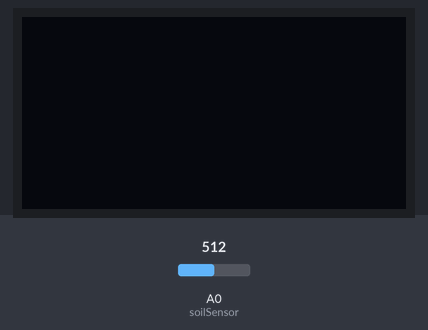
A program run on a simulated Arduino Uno, built for the host (arithmetic inside an expression is 32-bit, double 64-bit). On the bench: 128×64 one-colour display. Inputs (shaded band) come from the test bench; at power-on: A0 (soilSensor) = 512. What the program prints to the serial monitor is not drawn.

Above: at 5.8 s.
5.9 s: A0 (soilSensor) set to 487
16.5 s: A0 (soilSensor) set to 462
At 21.4 s:
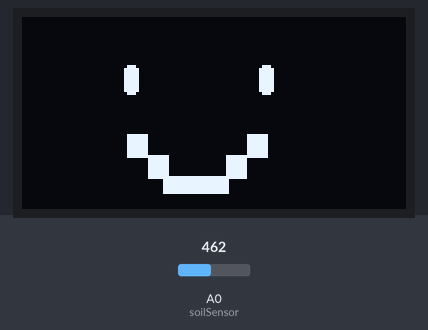
22.5 s: A0 (soilSensor) set to 357
28.5 s: A0 (soilSensor) set to 340
At 30.9 s:
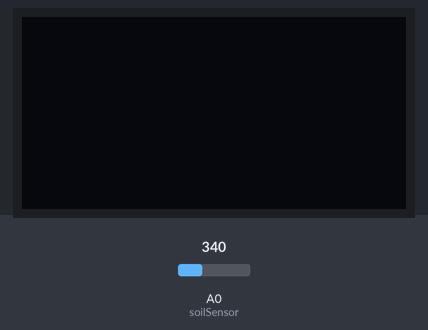
34.5 s: A0 (soilSensor) set to 360
At 35.7 s:
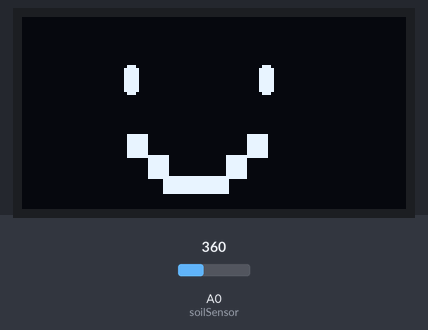
40.5 s: A0 (soilSensor) set to 306
At 46.4 s:
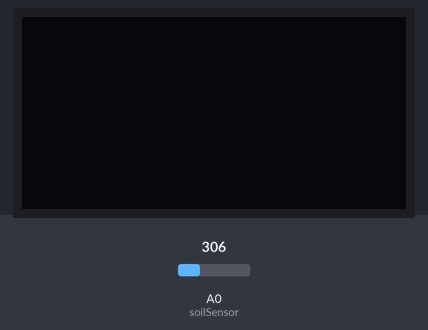
Timing chart, 0 to 47.7 s (numbered marks = the images above; inputs shaded):
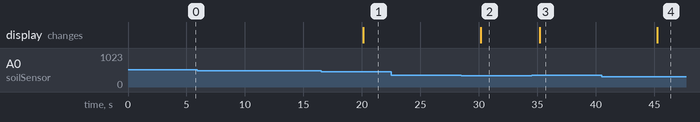

The program:

main.cpp
```cpp
#include <Wire.h>
#include <Adafruit_GFX.h>
#include <Adafruit_SSD1306.h>
#include "smiley.h"

int soilSensor = 14;
int moistureValue = 0;

#define SCREEN_WIDTH 128
#define SCREEN_HEIGHT 64

#define SCREEN_ADDRESS 0x3C
Adafruit_SSD1306 display(SCREEN_WIDTH, SCREEN_HEIGHT, &Wire, -1);

void moisturelvl(int moistureValue);

void setup()
{
  pinMode(soilSensor, INPUT);
  Serial.begin(9600);
  if(!display.begin(SSD1306_SWITCHCAPVCC, SCREEN_ADDRESS))
  {
    Serial.println(F("SSD1306 Allocation FAILED :("));
    for(;;);
  }


}

void loop()
{
  moistureValue = analogRead(soilSensor);
  moisturelvl(moistureValue);
  delay(5000);
}

void moisturelvl(int moistureValue)
{

  if( moistureValue < 510 && moistureValue > 480 )
  {
    Serial.printf("Dry: %d\n", moistureValue);
    display.clearDisplay();
    display.display();
  }
  else  if( moistureValue < 480 && moistureValue > 350 )
  {
    Serial.printf("Moist: %d\n", moistureValue);
    display.clearDisplay();
    display.drawBitmap(0,0, smiley, 128, 64, SSD1306_WHITE);
    display.display();
  }
  else if(moistureValue < 350 && moistureValue > 0)
  {
    Serial.printf("too wet: %d\n", moistureValue);
    display.clearDisplay();
    display.display();
  }
}
```

Source omitted: smiley.h (data table, 6380 bytes)

Measured:
- the behaviour switches between 480 and 479 on A0 (soilSensor) (found by bisection; images 0 and 1)
- the behaviour switches between 350 and 349 on A0 (soilSensor) (found by bisection; images 1 and 2)
- after the input at 5.9 s, every drawn part: stays the same
- after the input at 16.5 s, the display: changes after 3.6 s (image 1)
- after the input at 22.5 s, every drawn part: stays the same
- after the input at 28.5 s, the display: changes after 1.7 s (image 2)
- after the input at 34.5 s, the display: changes after 0.69 s (image 3)
- after the input at 40.5 s, the display: changes after 4.7 s (image 4)
